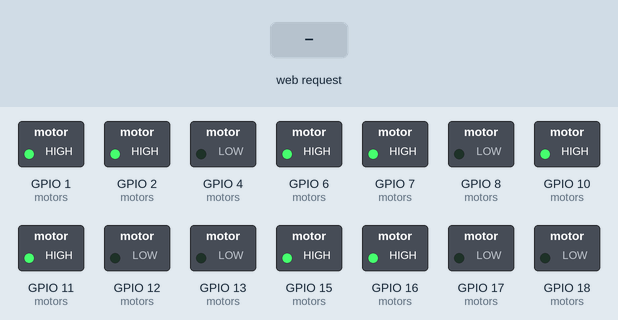
Simulated run of this sketch. Board: ESP32-S3. Shown: switched loads named in the sketch (green lamp = pin HIGH). The inputs (shaded band) are chosen by the test bench. What the sketch prints to the serial monitor is not drawn.

Above: at 2.0 s.
2.1 s: HTTP request GET /drive?x=1 received
At 2.25 s:
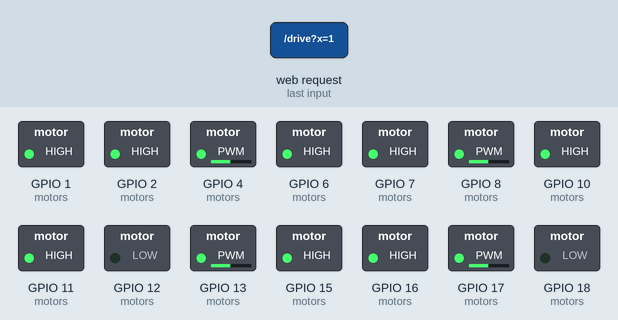
4.1 s: HTTP request GET /drive?y=1 received
At 4.25 s:
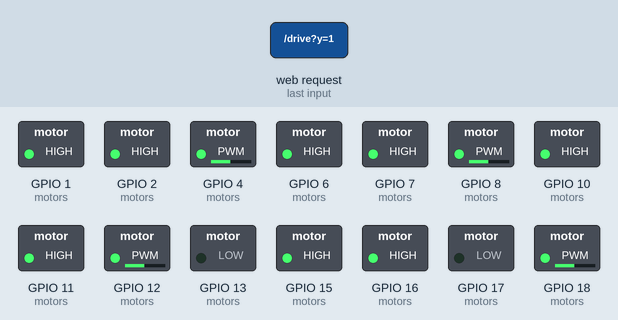
6.1 s: HTTP request GET /drive?x=1&y=1 received
At 6.25 s:
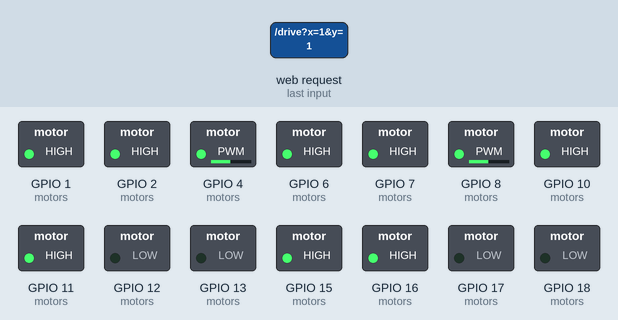
Timing chart, 0 to 9.1 s (numbered marks = the images above; inputs shaded):
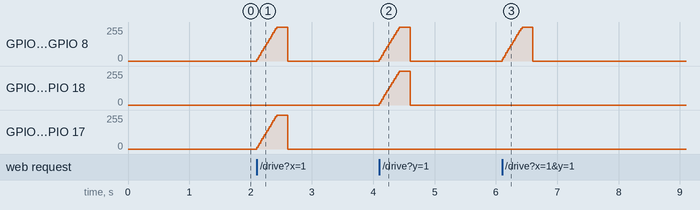

The sketch:

RUN.ino
```cpp
// MEDBOT ROVER - 4WD BTS7960 + ESP32-S3 - WiFi joystick control
// ESP32 Arduino core 3.x   |   Serial Monitor: 115200
// WiFi AP: "MedbotRover" / "12345678"  ->  open http://192.168.4.1

#include <WiFi.h>
#include <WebServer.h>

// ---------- Motor table (matches your physical wiring) ----------
struct Motor {
  const char* name;
  int ren, len, rpwm, lpwm;
  bool invert;            // true if RPWM spins this wheel backward
};

Motor motors[] = {
  //  name  R_EN L_EN RPWM LPWM invert
  {"FL",   1,   2,   4,   5,  false},
  {"FR",  10,  11,  12,  13,  false },
  {"RL",   6,   7,   8,   9,  false},
  {"RR",  15,  16,  17,  18,  true }
};
const int MOTOR_COUNT = 4;
const int FL = 0, FR = 1, RL = 2, RR = 3;

// ---------- Settings ----------
const uint32_t PWM_FREQ = 20000;
const uint8_t  PWM_RES  = 8;
const char* AP_SSID = "MedbotRover";
const char* AP_PASS = "12345678";

const unsigned long FAILSAFE_MS = 500;
const float DEADZONE   = 0.08;
const float RAMP_STEP  = 0.06;
const unsigned long RAMP_INTERVAL_MS = 20;

WebServer server(80);

float targetL = 0, targetR = 0;
float curL = 0, curR = 0;
unsigned long lastCmd = 0;
unsigned long lastRamp = 0;

// ---------- Motor control ----------
void setMotor(int i, float speed) {
  speed = constrain(speed, -1.0f, 1.0f);
  if (motors[i].invert) speed = -speed;
  int duty = (int)(fabs(speed) * 255.0f);
  if (speed >= 0) {
    ledcWrite(motors[i].lpwm, 0);
    ledcWrite(motors[i].rpwm, duty);
  } else {
    ledcWrite(motors[i].rpwm, 0);
    ledcWrite(motors[i].lpwm, duty);
  }
}

void applySides(float l, float r) {
  setMotor(FL, l); setMotor(RL, l);
  setMotor(FR, r); setMotor(RR, r);
}

void stopNow() {
  targetL = targetR = curL = curR = 0;
  applySides(0, 0);
}

float stepToward(float cur, float tgt) {
  if (cur < tgt) return min(cur + RAMP_STEP, tgt);
  if (cur > tgt) return max(cur - RAMP_STEP, tgt);
  return cur;
}

// ---------- Web page ----------
const char PAGE[] PROGMEM = R"rawliteral(
<!DOCTYPE html><html><head>
<meta name="viewport" content="width=device-width,initial-scale=1,user-scalable=no">
<title>Medbot Rover</title>
<style>
 body{margin:0;background:#111;color:#eee;font-family:sans-serif;text-align:center;touch-action:none;user-select:none}
 #pad{width:260px;height:260px;border-radius:50%;background:#222;margin:25px auto;position:relative;border:2px solid #444}
 #knob{width:90px;height:90px;border-radius:50%;background:#3a8;position:absolute;left:85px;top:85px}
 input[type=range]{width:80%}
 button{background:#c33;color:#fff;border:0;border-radius:8px;padding:14px 40px;font-size:18px;margin:10px}
</style></head><body>
<h2>Medbot Rover</h2>
<div id="pad"><div id="knob"></div></div>
<p id="s">x:0.00 y:0.00</p>
<p>Max speed: <span id="sv">60</span>%<br>
<input id="spd" type="range" min="10" max="100" value="60"></p>
<button id="stop">STOP</button>
<script>
const pad=document.getElementById('pad'),knob=document.getElementById('knob'),
      s=document.getElementById('s'),spd=document.getElementById('spd'),sv=document.getElementById('sv');
let x=0,y=0,active=false;
spd.oninput=()=>{sv.textContent=spd.value;};
function upd(e){
  const r=pad.getBoundingClientRect(),t=e.touches?e.touches[0]:e;
  let dx=(t.clientX-r.left-130)/130, dy=(t.clientY-r.top-130)/130;
  const m=Math.hypot(dx,dy); if(m>1){dx/=m;dy/=m;}
  x=dx; y=-dy;
  knob.style.left=(85+dx*85)+'px'; knob.style.top=(85+dy*85)+'px';
}
function end(){active=false;x=0;y=0;knob.style.left='85px';knob.style.top='85px';send();}
pad.addEventListener('touchstart',e=>{active=true;upd(e);e.preventDefault()});
pad.addEventListener('touchmove',e=>{upd(e);e.preventDefault()});
pad.addEventListener('touchend',end);
pad.addEventListener('touchcancel',end);
pad.addEventListener('mousedown',e=>{active=true;upd(e)});
window.addEventListener('mousemove',e=>{if(active)upd(e)});
window.addEventListener('mouseup',()=>{if(active)end();});
document.getElementById('stop').onclick=()=>{end();fetch('/stop').catch(()=>{});};
function send(){
  const k=spd.value/100, sx=x*k, sy=y*k;
  s.textContent='x:'+sx.toFixed(2)+' y:'+sy.toFixed(2);
  fetch('/drive?x='+sx.toFixed(2)+'&y='+sy.toFixed(2)).catch(()=>{});
}
setInterval(()=>{if(active)send();},100);
</script></body></html>
)rawliteral";

// ---------- Setup ----------
void setup() {
  Serial.begin(115200);
  delay(500);

  for (int i = 0; i < MOTOR_COUNT; i++) {
    pinMode(motors[i].ren, OUTPUT);
    pinMode(motors[i].len, OUTPUT);
    digitalWrite(motors[i].ren, LOW);
    digitalWrite(motors[i].len, LOW);
    ledcAttach(motors[i].rpwm, PWM_FREQ, PWM_RES);
    ledcAttach(motors[i].lpwm, PWM_FREQ, PWM_RES);
    ledcWrite(motors[i].rpwm, 0);
    ledcWrite(motors[i].lpwm, 0);
  }
  delay(300);
  for (int i = 0; i < MOTOR_COUNT; i++) {
    digitalWrite(motors[i].ren, HIGH);
    digitalWrite(motors[i].len, HIGH);
  }

  WiFi.mode(WIFI_AP);
  WiFi.softAP(AP_SSID, AP_PASS);
  Serial.print("WiFi AP: "); Serial.println(AP_SSID);
  Serial.print("Open http://"); Serial.println(WiFi.softAPIP());

  server.on("/", []() { server.send_P(200, "text/html", PAGE); });

  server.on("/drive", []() {
    float x = server.arg("x").toFloat();   // turn: + = right
    float y = server.arg("y").toFloat();   // forward: + = up
    if (fabs(x) < DEADZONE) x = 0;
    if (fabs(y) < DEADZONE) y = 0;

    // Mixing with scaling (keeps turn ratio instead of clipping)
    float l = y + x;
    float r = y - x;
    float m = max(fabs(l), fabs(r));
    if (m > 1.0f) { l /= m; r /= m; }
    targetL = l;
    targetR = r;

    lastCmd = millis();
    server.send(200, "text/plain", "ok");
  });

  server.on("/stop", []() {
    stopNow();
    server.send(200, "text/plain", "stopped");
  });

  server.begin();
  stopNow();
  lastCmd = millis();
}

// ---------- Loop ----------
void loop() {
  server.handleClient();

  if (millis() - lastCmd > FAILSAFE_MS) {
    if (curL != 0 || curR != 0 || targetL != 0 || targetR != 0) stopNow();
    return;
  }

  if (millis() - lastRamp >= RAMP_INTERVAL_MS) {
    lastRamp = millis();
    curL = stepToward(curL, targetL);
    curR = stepToward(curR, targetR);
    applySides(curL, curR);
  }
}
```

Measured:
- after the input at 2.1 s, GPIO 4 (motors), GPIO 8 (motors), GPIO 13 (motors), GPIO 17 (motors): rises from 0/255 to 255/255 in 0.33 s, then falls to 0/255 in 0.18 s
- after the input at 4.1 s, GPIO 4 (motors), GPIO 8 (motors), GPIO 12 (motors), GPIO 18 (motors): rises from 0/255 to 255/255 in 0.33 s, then falls to 0/255 in 0.18 s
- after the input at 6.1 s, GPIO 4 (motors), GPIO 8 (motors): rises from 0/255 to 255/255 in 0.33 s, then falls to 0/255 in 0.18 s
